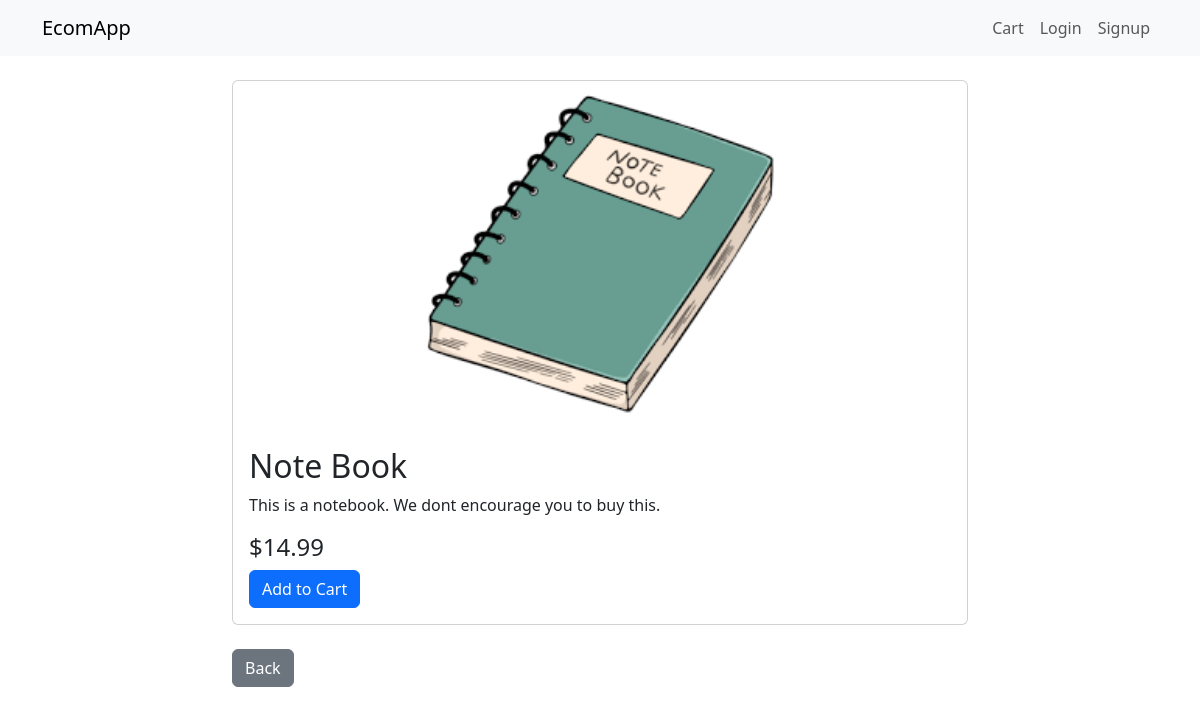
/product/1/, run on the app's committed database.
### shop/models.py (models this page shows, shortened)
class Product(models.Model):
    name = models.CharField(max_length=255)
    price = models.DecimalField(max_digits=10, decimal_places=2)
    image = models.ImageField(upload_to='products/')
    description = models.TextField()

### shop/views.py (the view)
# urls.py: path('product/<int:product_id>/', product_detail, name='product_detail'),
def product_detail(request, product_id):
    product = get_object_or_404(Product, id=product_id)
    previous_url = request.META.get('HTTP_REFERER', '/')
    return render(request, 'shop/product_detail.html', {
        'product': product,
        'previous_url': previous_url
    })

### shop/templates/shop/product_detail.html (shortened to what this page needs)
{% extends 'base.html' %}
{% block content %}
<div class="container mt-4">
    <div class="row justify-content-center">
        <div class="col-md-8">
            <div class="card mb-4">
                <img src="{{ product.image.url }}" class="card-img-top" alt="{{ product.name }}" style="height: 350px; object-fit: contain;">
                <div class="card-body">
                    <h2 class="card-title">{{ product.name }}</h2>
                    <p class="card-text">{{ product.description }}</p>
                    <h4 class="card-text">${{ product.price }}</h4>
                    <form method="post" action="{% url 'add_to_cart' product.id %}">
                        <button type="submit" class="btn btn-primary">Add to Cart</button>
                    </form>
                </div>
            </div>
            <a href="{{ previous_url }}" class="btn btn-secondary">Back</a>
        </div>
    </div>
</div>
{% endblock %}

### data on the page
Product: image (picture), name "Note Book", description "This is a notebook. We dont encourage you to buy this.", price "14.99"
